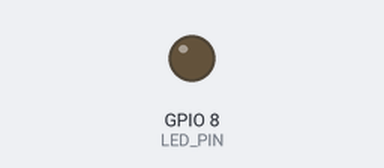
Recording of a sketch running on a simulated ESP32-S3. Parts: output pins drawn as LEDs (lit = HIGH). What the sketch prints to the serial monitor is not drawn. At 21.0 s the program puts the board to deep sleep or switches it off; the recording ends there.

Above: at 0.0 s.
At 6.1 s:
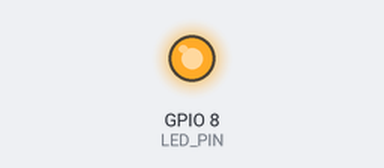
Timing chart, 0 to 7.6 s (numbered marks = the images above):
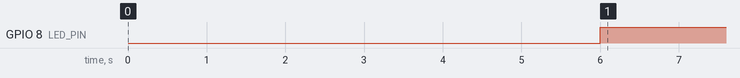

The sketch:

sketch-esp32-deepsleep.ino
```cpp
#define uS_TO_S_FACTOR 1000000ULL   // Microseconds to seconds
#define TIME_TO_SLEEP 60            // Deep sleep duration in seconds
#define LED_PIN 8                   // LED connected to GPIO 8

void setup() {
  Serial.begin(115200);
  delay(1000);
  pinMode(LED_PIN, OUTPUT);

  // Blink LED (on-board LED works with inverted logic)
  digitalWrite(LED_PIN, LOW);
  delay(5000);
  digitalWrite(LED_PIN, HIGH);

  delay(15000);

  // Set deep sleep timer
  esp_sleep_enable_timer_wakeup(TIME_TO_SLEEP * uS_TO_S_FACTOR);

  Serial.println("sleep enabled1");

  // Enter deep sleep
  esp_deep_sleep_start();

    Serial.println("sleep enabled2");
}

void loop() {

}
```

Measured:
- by itself, GPIO 8 (LED_PIN): LOW → HIGH at 6.0 s
